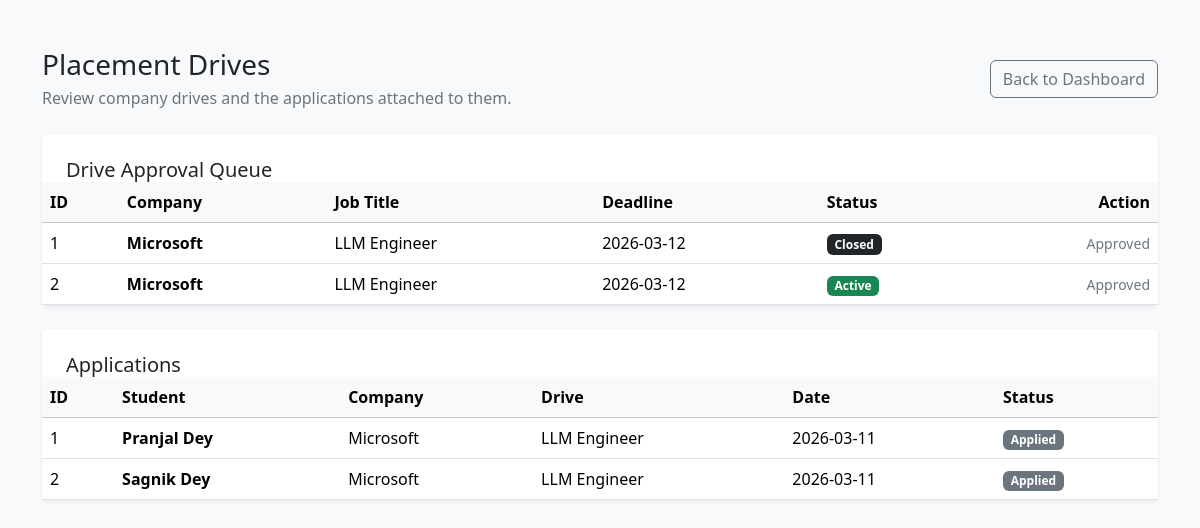
/admin/drives (signed in), run on the app's committed database.
### models.py (models this page shows)
class Drive(db.Model):
    id = db.Column(db.Integer, primary_key=True)
    company_id = db.Column(
        db.Integer,
        db.ForeignKey('company.id')
    )
    title = db.Column(db.String(100))
    description = db.Column(db.Text)
    eligibility = db.Column(db.String(200))
    deadline = db.Column(db.Date)
    skills_required = db.Column(db.String(200))
    salary_range = db.Column(db.String(100))
    approved = db.Column(db.Boolean, default=False)
    status = db.Column(db.String(20), default="Pending")
    applications = db.relationship('Application', backref='drive', lazy=True)

class Company(db.Model):
    id = db.Column(
        db.Integer,
        db.ForeignKey('user.id'),
        primary_key=True
    )
    name = db.Column(db.String(100))
    hr_contact = db.Column(db.Integer)
    website = db.Column(db.String(200))
    approved = db.Column(db.Boolean, default=False)
    blacklisted = db.Column(db.Boolean, default=False)
    drives = db.relationship('Drive', backref='company', lazy=True)

class Application(db.Model):
    id = db.Column(db.Integer, primary_key=True)
    student_id = db.Column(
        db.Integer,
        db.ForeignKey('student.id')
    )
    drive_id = db.Column(
        db.Integer,
        db.ForeignKey('drive.id')
    )
    status = db.Column(
        db.String(20),
        default="Applied"
    )
    application_date = db.Column(
        db.Date,
        default=date.today
    )
    __table_args__ = (
        db.UniqueConstraint('student_id', 'drive_id'),
    )

class Student(db.Model):
    id = db.Column(
        db.Integer,
        db.ForeignKey('user.id'),
        primary_key=True
    )
    name = db.Column(db.String(100))
    email = db.Column(db.String(100))
    skills = db.Column(db.String(200))
    resume = db.Column(db.String(200))
    blacklisted = db.Column(db.Boolean, default=False)
    applications = db.relationship('Application', backref='student', lazy=True)

### routes.py (the view)
@routes.route("/admin/drives")
@login_required
def admin_drives():
    if current_user.role != "admin":
        return "Unauthorized"
    drives = Drive.query.all()
    applications = Application.query.all()
    return render_template(
        "admin_drives.html",
        drives=drives,
        applications=applications
    )

### app.py (called while the page is built)
@app.after_request
def add_no_cache_headers(response):
    if request.endpoint != "static":
        response.headers["Cache-Control"] = "no-store"
    return response

@login_manager.user_loader
def load_user(user_id):
    return User.query.get(int(user_id))

### templates/admin_drives.html (shortened to what this page needs)
{% extends "base.html" %}
{% block content %}
<div class="d-flex flex-column flex-lg-row justify-content-between align-items-lg-center gap-3 mb-4">
	<div>
		<h1 class="h3 mb-1">Placement Drives</h1>
		<p class="text-secondary mb-0">Review company drives and the applications attached to them.</p>
	</div>
	<a href="/admin/dashboard" class="btn btn-outline-secondary">Back to Dashboard</a>
</div>
<div class="card border-0 shadow-sm mb-4">
	<div class="card-body p-0">
		<div class="p-4 pb-0">
			<h2 class="h5 mb-0">Drive Approval Queue</h2>
		</div>
		<div class="table-responsive">
			<table class="table table-hover align-middle mb-0">
				<thead class="table-light">
					<tr>
						<th>ID</th>
						<th>Company</th>
						<th>Job Title</th>
						<th>Deadline</th>
						<th>Status</th>
						<th class="text-end">Action</th>
					</tr>
				</thead>
				<tbody>
					{% for d in drives %}
					<tr>
						<td>{{ d.id }}</td>
						<td class="fw-semibold">{{ d.company.name if d.company else "Unknown Company" }}</td>
						<td>{{ d.title }}</td>
						<td>{{ d.deadline }}</td>
						<td>
							<span class="badge {% if d.status == 'Active' %}text-bg-success{% elif d.status == 'Closed' %}text-bg-dark{% elif d.status == 'Pending' %}text-bg-warning{% else %}text-bg-primary{% endif %}">{{ d.status }}</span>
						</td>
						<td class="text-end">
							{% if not d.approved %}
							<a class="btn btn-success btn-sm" href="/admin/approve_drive/{{d.id}}">Approve</a>
							{% else %}
							<span class="text-secondary small">Approved</span>
							{% endif %}
						</td>
					</tr>
					{% else %}
					<tr>
						<td colspan="6" class="text-center text-secondary py-4">No drives found.</td>
					</tr>
					{% endfor %}
				</tbody>
			</table>
		</div>
	</div>
</div>
<div class="card border-0 shadow-sm">
	<div class="card-body p-0">
		<div class="p-4 pb-0">
			<h2 class="h5 mb-0">Applications</h2>
		</div>
		<div class="table-responsive">
			<table class="table table-hover align-middle mb-0">
				<thead class="table-light">
					<tr>
						<th>ID</th>
						<th>Student</th>
						<th>Company</th>
						<th>Drive</th>
						<th>Date</th>
						<th>Status</th>
					</tr>
				</thead>
				<tbody>
					{% for a in applications %}
					<tr>
						<td>{{ a.id }}</td>
						<td class="fw-semibold">{{ a.student.name if a.student else "Unknown Student" }}</td>
						<td>{{ a.drive.company.name if a.drive and a.drive.company else "Unknown Company" }}</td>
						<td>{{ a.drive.title if a.drive else "Unknown Drive" }}</td>
						<td>{{ a.application_date }}</td>
						<td>
							<span class="badge {% if a.status == 'Selected' %}text-bg-success{% elif a.status == 'Rejected' %}text-bg-danger{% elif a.status == 'Shortlisted' %}text-bg-warning{% else %}text-bg-secondary{% endif %}">{{ a.status }}</span>
						</td>
					</tr>
					{% else %}
					<tr>
						<td colspan="6" class="text-center text-secondary py-4">No applications found.</td>
					</tr>
					{% endfor %}
				</tbody>
			</table>
		</div>
	</div>
</div>
{% endblock %}

### templates/base.html (shortened to what this page needs)
<!DOCTYPE html>
<html lang="en">
<head>
<link href="https://cdn.jsdelivr.net/npm/bootstrap@5.3.3/dist/css/bootstrap.min.css" rel="stylesheet">
</head>
<body class="bg-body-tertiary min-vh-100">
<main class="container py-4 py-lg-5">
{% block content %}{% endblock %}
</main>
</body>
</html>

### data on the page
Drive: id "1", company "Microsoft", title "LLM Engineer", deadline "2026-03-12", status "Closed", approved "Approved"
Drive: id "2", company "Microsoft", title "LLM Engineer", deadline "2026-03-12", status "Active", approved "Approved"
Application: id "1", student "Pranjal Dey", drive.company "Microsoft", drive "LLM Engineer", application_date "2026-03-11", status "Applied"
Application: id "2", student "Sagnik Dey", drive.company "Microsoft", drive "LLM Engineer", application_date "2026-03-11", status "Applied"
